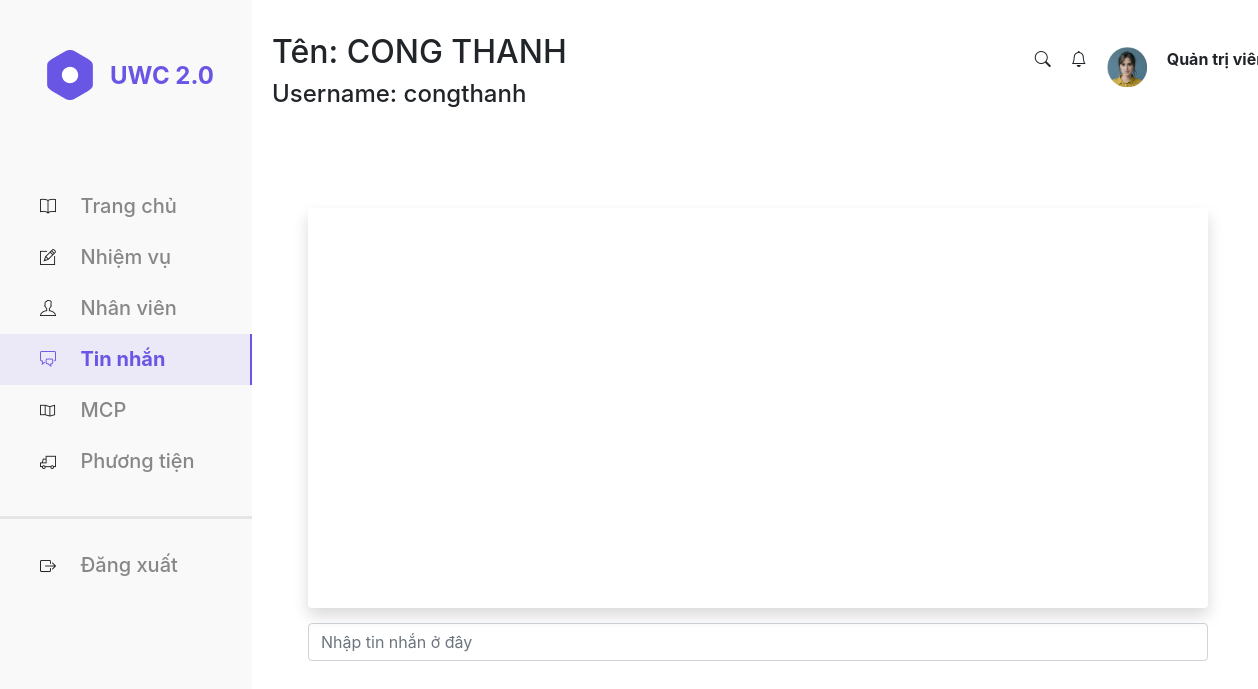
Before: /Front-end/nhantin.php?ID=3&username=congthanh&name=CONG THANH with the older database file.
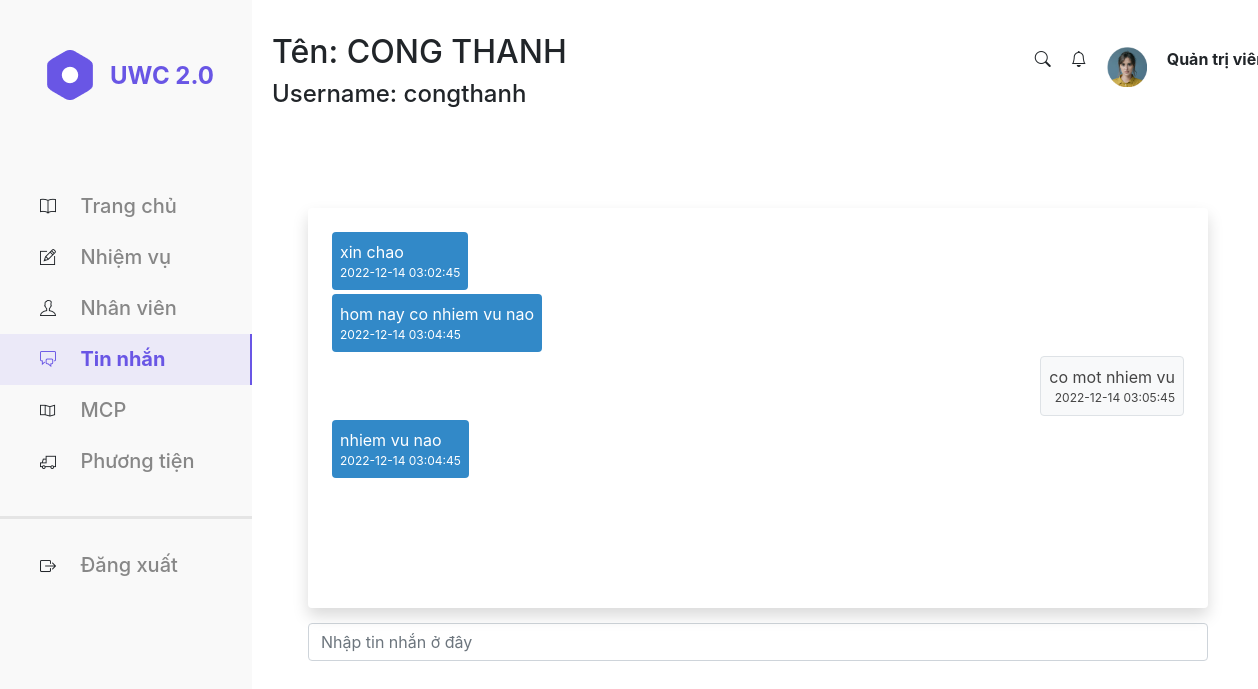
After: the same page with the newer database file.
### tables this page shows
CREATE TABLE `chats` (
  `chat_id` int(11) NOT NULL,
  `from_id` varchar(50) NOT NULL,
  `to_id` varchar(50) NOT NULL,
  `message` text NOT NULL,
  `time` datetime NOT NULL
);

### Front-end/nhantin.php (the view, shortened to what this page needs)
<?php
$username = $_GET['username'];
$name = $_GET['name'];
?>
<!DOCTYPE html>
<html lang="en">
<head>
    <link rel="stylesheet" type="text/css" href="./css/bar.css    ">
    <link rel="stylesheet" type="text/css" href="./css/nhantin.css    ">
    <link rel="stylesheet" type="text/css" href="./assets/font_icon/themify-icons-font/themify-icons/themify-icons.css">
    <link rel="stylesheet" href="https://pro.fontawesome.com/releases/v5.10.0/css/all.css" />
    <link rel="stylesheet" href="https://cdn.jsdelivr.net/npm/bootstrap-icons@1.3.0/font/bootstrap-icons.css">
    <link rel="stylesheet" href="https://cdn.jsdelivr.net/npm/bootstrap@4.6.2/dist/css/bootstrap.min.css">
</head>
<?php
require_once 'connection.php';
?>
<body>
    <div id="container">
        <div id="navBar">
            <div class="logo">
                <img src="./assets/img/logo.png" alt="logo">
                <p class="title">UWC 2.0</p>
            </div>
            <ul class="navList">
                <li class="main">
                    <i class="ti-book"></i>
                    <a href="index.php">
                        Trang chủ
                    </a>
                </li>
                <li class="task">
                    <i class="ti-pencil-alt"></i>
                    <a href="Task.php?sort=id&search=&page=1">
                        Nhiệm vụ
                    </a>
                </li>
                <li class="employee">
                    <i class="ti-user"></i>
                    <a href="employee.php?sort=username&search=&page=1">
                        Nhân viên
                    </a>
                </li>
                <li class="message select">
                    <i class="ti-comments"></i>
                    <a href="chat.php">
                        Tin nhắn
                    </a>
                </li>
                <li class="message">
                    <i class="ti-map"></i>
                    <a href="manageMCP.php?sort=id&search=&page=1">
                        MCP
                    </a>
                </li>
                <li class="manage">
                    <i class="ti-truck"></i>
                    <a href="manageVehicle.php?sort=id&search=&page=1">
                        Phương tiện
                    </a>
                </li>
                <li class="info">
                    <i class="bi bi-box-arrow-right"></i>
                    <a href="logout.php">
                        Đăng xuất
                    </a>
                </li>
            </ul>
        </div>
        <div id="topbar">
            <div id="greeting">
                <h2>Tên: <?= $name ?></h2>
                <h4>Username: <?= $username ?></h4>
            </div>
            <ul class="topbar_list">
                <li class="search">
                    <i class="bi bi-search"></i>
                </li>
                <li class="notify">
                    <i class="bi bi-bell"></i>
                </li>
                <li class="user">
                    <img src="./assets/img/user1.png" alt="">
                </li>
                <li class="role">
                    <p class="role"><b>Quản trị viên</b></p>
                </li>
            </ul>
        </div>
        <div id="content">
            <div class="shadow p-4 rounded
    	               d-flex flex-column
    	               mt-2 chat-box">
                <?php
                $sql = "SELECT * from chats where (from_id='BO' and to_id='$username') or (to_id='BO' and from_id='$username')";
                $result = mysqli_query($conn, $sql);
                while ($row = mysqli_fetch_assoc($result)) {
                    if ($row['from_id'] == 'BO') {
                ?>
                        <div class="mess">
                            <div class="from p-2 mb-1 border rounded">
                                <?= $row['message'] ?>
                                <small class="d-block" style="font-size:12px">
                                    <?= $row['time'] ?>
                                </small>
                            </div>
                        </div>
                    <?php } else { ?>
                        <div class="mess">
                            <div class="to rounded p-2 mb-1"><?= $row['message'] ?><small class="d-block" style="font-size:12px">
                                    <?= $row['time'] ?>
                                </small></div>
                        </div>
                <?php }
                }
                ?>
            </div>
            <form action="newmess.php" method="POST">
                <input type="text" placeholder="Nhập tin nhắn ở đây" class="form-control mb-2 mr-sm-2" name="message">
            </form>
        </div>
</body>
</html>

### Front-end/css/bar.css (style rules this page uses)
* { padding: 0; margin: 0; box-sizing: border-box; }
.select { background-color: rgba(105, 86, 229, 0.1);; color:#6956E5 !important; border-right: 2px solid #6956E5; }
.select >a { font-weight: 700 !important; color:#6956E5 !important; }
html { font-family:Arial, Helvetica, sans-serif; font-style:normal; color: #000; height: 100%; }
body { height: 100%; }
#container { height: 100%; }
#container #navBar { position: absolute; width: 252px; height:100%; background-color: #F9F9F9; }
#navBar .navList { margin-top:76px; padding-left: 0px; }
ul.topbar_list { padding-left: 0px; }
#navBar .logo { margin-top: 45px; margin-left:40px; display: flex; flex-direction: row; align-items: center; padding: 0px; }
#navBar .logo .title { line-height: 60px; font-weight: 700; font-size: 24px; line-height: 33px; color:#6956E5; margin-left: 10px; margin-bottom: 0px; }
#container #navBar .navList li >a { font-weight: 500; font-size: 20px; line-height: 27px; color:#878787; text-align: center; text-decoration: none; }
#container #navBar .navList li { text-align: left; list-style-type: none; padding: 12px 30px 12px 40px; }
#container #navBar .navList li >i { margin-right: 20px; }
#container #navBar .navList .manage { padding-bottom: 41px; border-bottom: 3px solid #E5E5E5; }
#container #navBar .navList .info { margin-top: 21px; }
#container #topbar { position: relative; top: 0px; right: 0px; left: 252px; background-color: #fff; width: 83%; padding: 20px; height: 150px; align-items: center; z-index: 1; display: flex; justify-content: space-between; }
#container #topbar ul { list-style: none; display: flex; }
#container #topbar ul li { padding:10px; }
#topbar .user img { width: 40px; }
#content { position: absolute; left: 308px; right: 50px; margin-top: 50px; }

### Front-end/css/nhantin.css (style rules this page uses)
.chat-box { height:400px; margin-bottom: 15px; position: relative; overflow-y: auto; overflow-x: hidden; }
.from { max-width: 65%; background: #f8f9fa; color: #444; align-self: end; float:right; text-align: right; width:fit-content; }
.to { max-width: 65%; background: #3289c8; color: #fff; align-self: end; width:fit-content; }
.mess { border-radius: 20px; }

Changed rows visible on the page:
added chats: message "xin chao", time "2022-12-14 03:02:45"
added chats: message "hom nay co nhiem vu nao", time "2022-12-14 03:04:45"
added chats: message "co mot nhiem vu", time "2022-12-14 03:05:45"
added chats: message "nhiem vu nao", time "2022-12-14 03:04:45"
